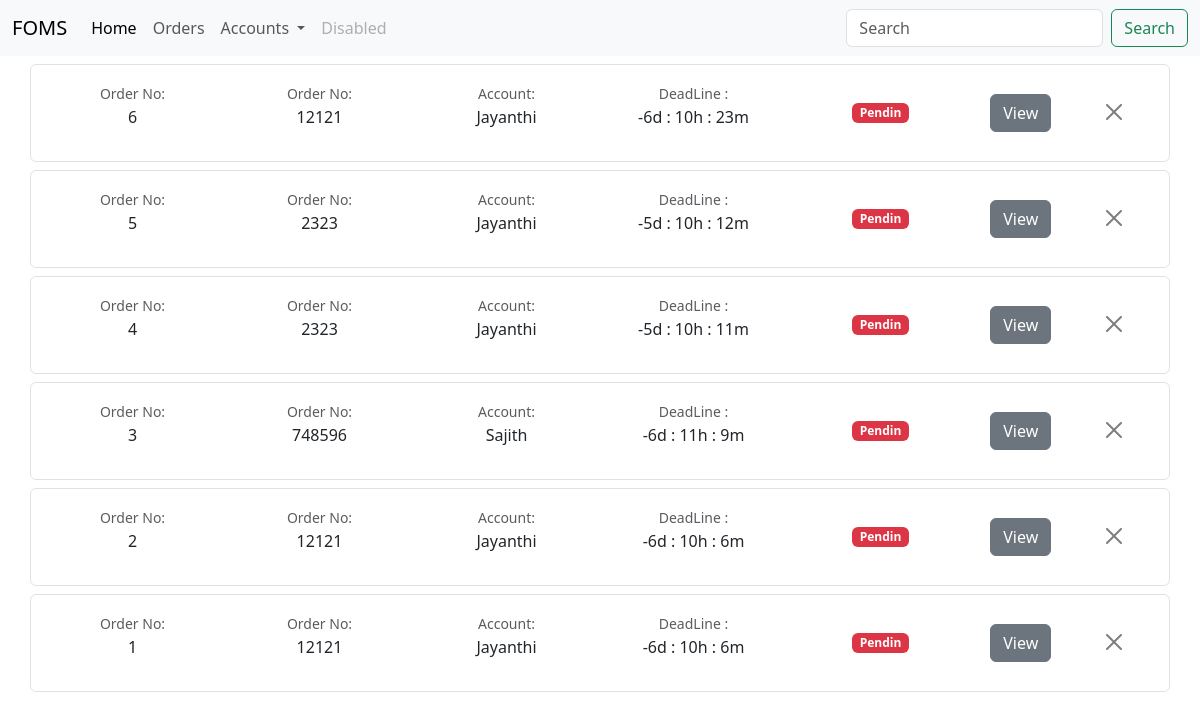
Before: /order with the older database file.
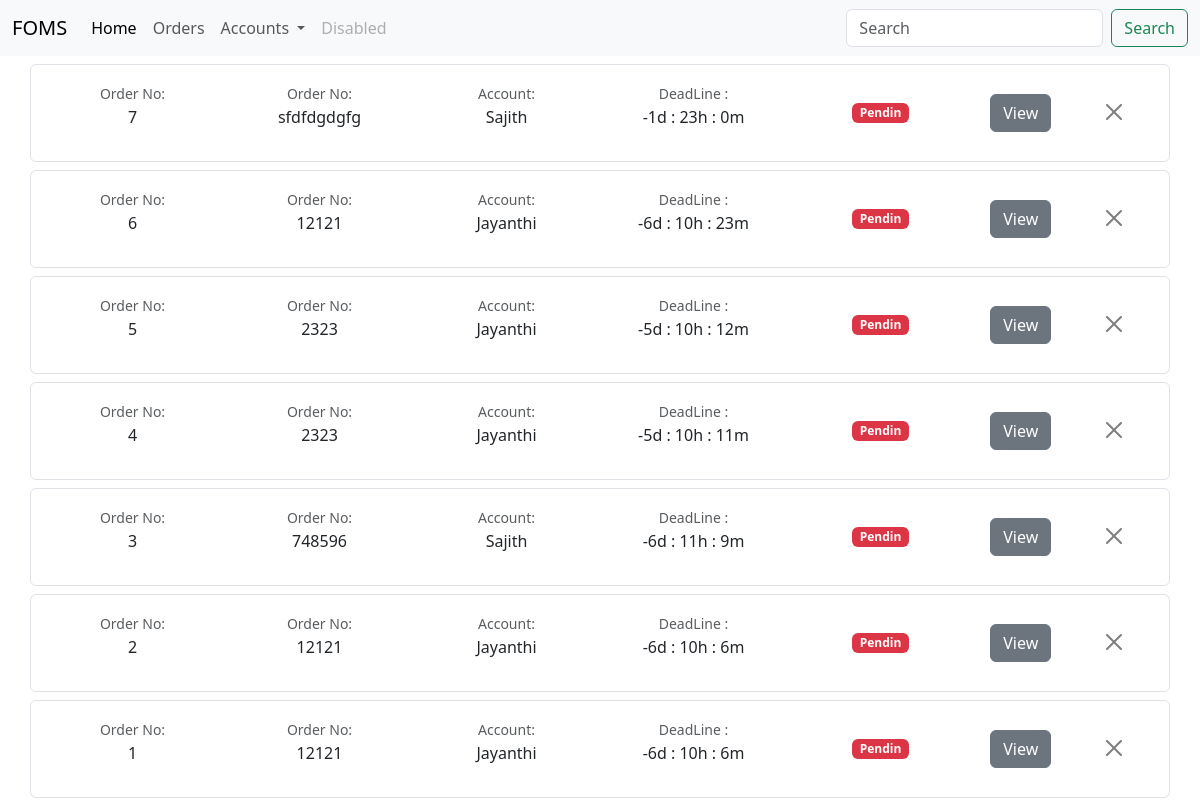
After: the same page with the newer database file.
### website/models.py (models this page shows)
class FiverrOrder(db.Model):
    foid = db.Column(db.Integer, primary_key=True)
    fono = db.Column(db.String, nullable=False)
    account_name = db.Column(db.String, nullable=False)
    date = db.Column(db.DateTime, nullable=False)
    soundcloud_tracks = db.relationship(
        'SoundcloudTrack', backref='fiverr_order', lazy='dynamic')

### website/views.py (the view)
@views.route('/order')
def order():
    account_name = 'Jayanthi'  # Replace with the account_name you want to query
    orders = FiverrOrder.query.order_by(desc(FiverrOrder.foid)).all()
    time = calculate(orders)
    return render_template('Activeorder.html', orders=orders, time=time)

### website/Timecal.py (called while the page is built)
def calculate(orders):
    asia_colombo_tz = pytz.timezone('Asia/Colombo')
    time = {}
    for order in orders:
        current_time = datetime.now()
        End_date = order.date
        remain_time = End_date - current_time
        hours, remainder = divmod(remain_time.seconds, 3600)
        minutes, seconds = divmod(remainder, 60)
        time[order.foid] = {
            'date': remain_time.days,
            'hours': hours,
            'minutes': minutes,
        }
    return time

### website/templates/Activeorder.html (shortened to what this page needs)
{% extends "base.html"%}{%block title%}Orders{%endblock%} {% block content%}
{%for order in orders %}
<div class="container">
  <div class="row my-2 border rounded p-2">
    <div
      class="col-md-2 d-flex align-items-center justify-content-center custom-column"
    >
      <p class="text-center">
        <small class="text-body-secondary">Order No:</small
        ><br />{{order['foid']}}
      </p>
    </div>
    <div
      class="col-md-2 d-flex align-items-center justify-content-center custom-column"
    >
      <p class="text-center">
        <small class="text-body-secondary">Order No:</small
        ><br />{{order['fono']}}
      </p>
    </div>
    <div
      class="col-md-2 d-flex align-items-center justify-content-center custom-column"
    >
      <p class="text-center">
        <small class="text-body-secondary">Account:</small
        ><br />{{order['account_name']}}
      </p>
    </div>
    <div
      class="col-md-2 d-flex align-items-center justify-content-center custom-column"
    >
      <p class="text-center">
        <small class="text-body-secondary">DeadLine :</small
        ><br />{{time[order['foid']]['date']}}d :
        {{time[order['foid']]['hours']}}h :
        {{time[order['foid']]['minutes']}}m<br />
      </p>
    </div>
    <div
      class="col-md-2 d-flex align-items-center justify-content-center custom-column"
    >
      <span class="badge text-bg-danger">Pendin</span>
    </div>
    <div
      class="col-md-1 d-flex align-items-center justify-content-center custom-column"
    >
      <a href="/tracks?foid={{order['foid']}}" class="btn btn-secondary"
        >View</a
      >
    </div>
    <div
      class="col-md-1 d-flex align-items-center justify-content-center custom-column"
    >
      <form action="delete" method="post">
        <button
          type="submit"
          class="btn-close"
          id="submitBtn"
          value="submit"
          aria-label="Close"
        ></button>
      </form>
    </div>
  </div>
</div>
{% endfor %} {%endblock%}

Changed rows visible on the page:
added FiverrOrder: foid "7", fono "sfdfdgdgfg", account_name "Sajith", foid "-1", foid "23", foid "0"
